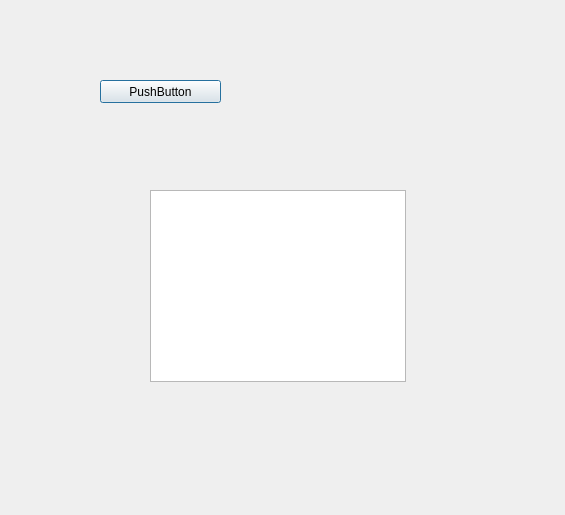
<?xml version="1.0" encoding="UTF-8"?>
<ui version="4.0">
 <class>ChildDialog1</class>
 <widget class="QDialog" name="ChildDialog1">
  <property name="geometry">
   <rect>
    <x>0</x>
    <y>0</y>
    <width>565</width>
    <height>515</height>
   </rect>
  </property>
  <property name="windowTitle">
   <string>ChildDialog1</string>
  </property>
  <property name="styleSheet">
   <string notr="true"/>
  </property>
  <widget class="QPushButton" name="pushButton">
   <property name="geometry">
    <rect>
     <x>100</x>
     <y>80</y>
     <width>121</width>
     <height>23</height>
    </rect>
   </property>
   <property name="styleSheet">
    <string notr="true">border-image: url(:/QTTest1/Resources/pushbutton.png);</string>
   </property>
   <property name="text">
    <string>PushButton</string>
   </property>
  </widget>
  <widget class="QTableView" name="tableView">
   <property name="geometry">
    <rect>
     <x>150</x>
     <y>190</y>
     <width>256</width>
     <height>192</height>
    </rect>
   </property>
  </widget>
 </widget>
 <layoutdefault spacing="6" margin="11"/>
 <resources>
  <include location="qttest1.qrc"/>
 </resources>
 <connections/>
</ui>
